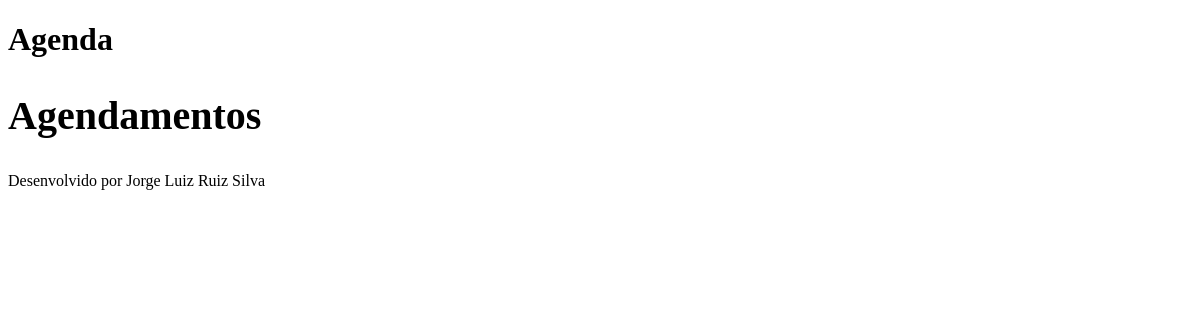
/agenda/ (signed in), run on an earlier commit of the app's database.
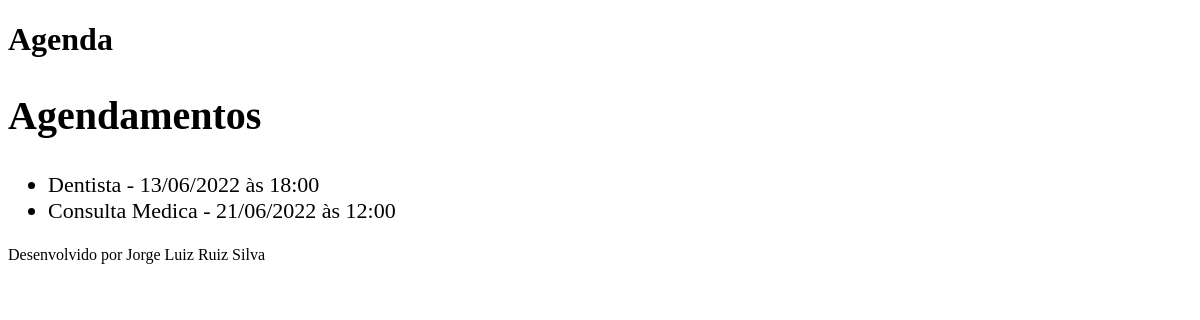
And on a later commit of the database.
### core/models.py (models this page shows, shortened)
class Evento(models.Model):
    titulo = models.CharField(max_length=100, verbose_name='Título')
    descricao = models.TextField(blank=True, null=True)
    data_evento = models.DateTimeField(verbose_name='Data do Evento')
    data_criacao = models.DateTimeField(auto_now=True, verbose_name='Data de Criação')
    usuario = models.ForeignKey(User, on_delete=models.CASCADE) #CASCADE se o usario for excluido será excluido todos o eventos deste usuario
    class Meta:
        db_table = 'evento' #Nome da Tabela
    def get_data_evento(self):
        return self.data_evento.strftime('%d/%m/%Y às %H:%M')

### core/views.py (the view)
# urls.py: path('agenda/', views.lista_eventos),
def lista_eventos(request):
    usuario = request.user
    evento = Evento.objects.filter(usuario=usuario)
    dados = {'eventos':evento}
    return render(request, 'agenda.html', dados)

### templates/agenda.html
{% extends "model-page.html" %}
{% block content %}
    <h2 style="font-size: 40px">Agendamentos</h2>
    <ul style="font-size: 22px">
        {% for evento in eventos %}
            <li>{{ evento.titulo }} - {{ evento.get_data_evento }}</li>
        {% endfor %}
    </ul>
{% endblock %}

### templates/model-page.html
<!DOCTYPE html>
<html lang="en">
<head>
   {% include "model-header.html" %}
</head>
<body>
   {% block content %} {% endblock %}
   {% include "model-footer.html" %}
</body>
</html>

### templates/model-header.html (shortened to what this page needs)
<h1>Agenda</h1>

### templates/model-footer.html
<p>Desenvolvido por Jorge Luiz Ruiz Silva</p>

What changed in the data, as far as the page shows it:
added Evento: titulo "Dentista", get_data_evento "13/06/2022 às 18:00"
added Evento: titulo "Consulta Medica", get_data_evento "21/06/2022 às 12:00"
